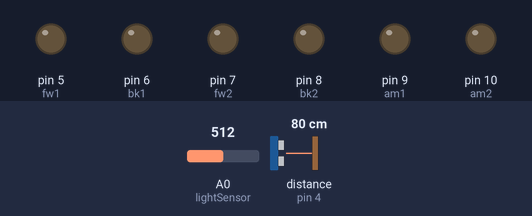
This sketch was run on a simulated Arduino Uno, built with avr-gcc and run on an emulated ATmega328P. Shown: output pins drawn as LEDs (lit = HIGH). Wiring (inferred from the names in the program): ultrasonic range finder: trigger pin 3; echo pin 4. The inputs (shaded band) are chosen by the test bench; at power-on: distance to the obstacle (sensor on pin 4) 80 cm, A0 (lightSensor) = 512. The echo pulse lasts 58.3 µs per cm; pins used as bus, display or sensor lines are not drawn; what the sketch prints to the serial monitor is not drawn.

Above: at 1.2 s.
1.3 s: distance to the obstacle (sensor on pin 4) set to 12 cm
2.8 s: distance to the obstacle (sensor on pin 4) set to 9 cm
At 3.2 s:
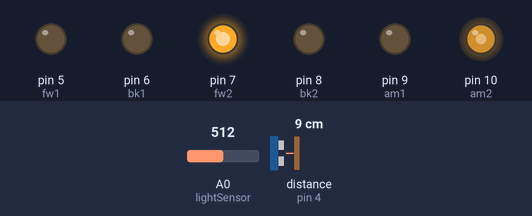
4.3 s: distance to the obstacle (sensor on pin 4) set to 60 cm
At 5.1 s:
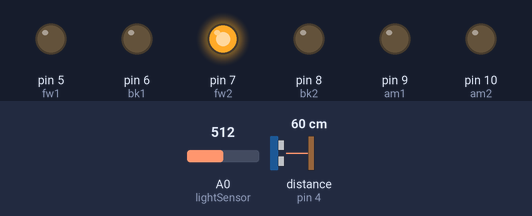
5.8 s: A0 (lightSensor) set to 63
8.8 s: A0 (lightSensor) set to 53
At 9.3 s:
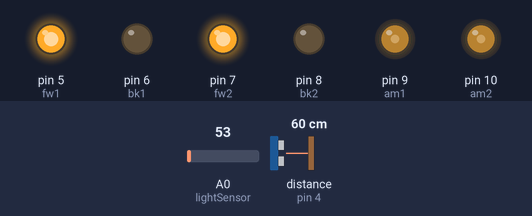
10.3 s: distance to the obstacle (sensor on pin 4) set to 2 cm
At 11.2 s:
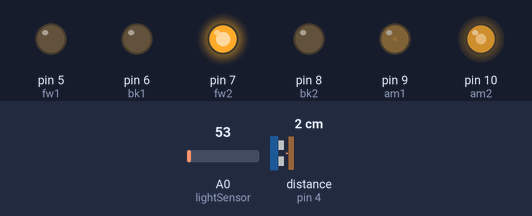
Timing chart, 0 to 12.8 s (numbered marks = the images above; inputs shaded):
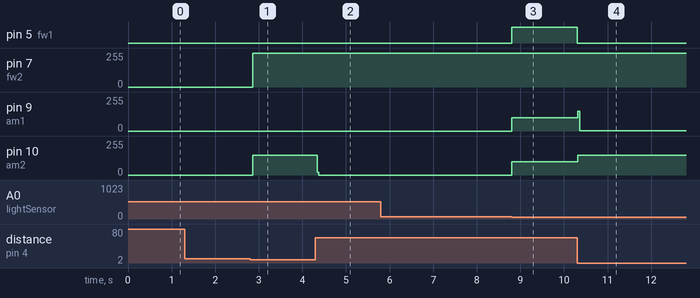

Measured:
- the behaviour switches between 11 and 10 cm on distance to the obstacle (sensor on pin 4) (found by bisection; images 0 and 1)
- the behaviour switches between 60 and 59 on A0 (lightSensor) (found by bisection; images 2 and 3)
- after the input at 2.8 s, pin 7 (fw2): 0/255 → 253/255 after 0.06 s; pin 10 (am2): 0/255 → 149/255 after 0.06 s
- after the input at 4.3 s, pin 7 (fw2): 253/255 → 255/255 at once; pin 10 (am2): 149/255 → 0/255 at once
- after the input at 8.8 s, pin 5 (fw1): LOW → HIGH at once; pin 9 (am1), pin 10 (am2): 0/255 → 100/255 at once
- after the input at 10.3 s, pin 5 (fw1): HIGH → LOW at once; pin 9 (am1): 100/255 → 1/255 at once; pin 10 (am2): 100/255 → 150/255 at once

The sketch:

Light_Chaser_Robot.ino
```cpp
const int fw1 = 5;
const int bk1 = 6;
const int fw2 = 7;
const int bk2 = 8;
const int am1 = 9;
const int am2 = 10; //motor pins, fw=forward, bk=back, am=enable
const int lightSensor = A0; //pin for light sensor
const int lightThreshold = 60;
const int pingPin = 4;
const int trigPin = 3 ;
const int minimumDist = 10;
const int timeoutChangeDir = 1000;
int changeDir = 0;

void setup() {
  Serial.begin(19200);
  Serial.println("Ready");
  pinMode(fw1,OUTPUT);
  pinMode(bk1,OUTPUT);
  pinMode(fw2,OUTPUT);
  pinMode(bk2,OUTPUT);
  pinMode(am1,OUTPUT);
  pinMode(am2,OUTPUT);
  pinMode(pingPin, INPUT);
  pinMode(trigPin, OUTPUT);
}

void motorAction(int fwm, int bkm,int anm,int motspeed) {
      if (motspeed > 0 ) {
        digitalWrite(fwm,HIGH);
        digitalWrite(bkm,LOW);
      } else if (motspeed < 0) {
        digitalWrite(fwm,LOW);
        digitalWrite(bkm,HIGH);
      } else {
        digitalWrite(fwm,LOW);
        digitalWrite(bkm,LOW);
      }
      analogWrite(anm,abs(motspeed));
}

void straight(int spd) {
  motorAction(fw1,bk1,am1,spd);
  motorAction(fw2,bk2,am2,spd);
}

void right(int spd) {
  motorAction(fw1,bk1,am1,spd);
  motorAction(fw2,bk2,am2,0);
}

void left(int spd) {
  motorAction(fw1,bk1,am1,0);
  motorAction(fw2,bk2,am2,spd);
}

void halt() {
  motorAction(fw1,bk1,am1,0);
  motorAction(fw1,bk1,am2,0);
}

bool proximity(){
  long duration;
  digitalWrite(trigPin, LOW);
  delayMicroseconds(2);
  digitalWrite(trigPin, HIGH);
  delayMicroseconds(5);
  digitalWrite(trigPin, LOW);
  duration = pulseIn(pingPin, HIGH);
  if (duration/29/2 < minimumDist) {
    return true;
  } else {
    return false;
  }
}

void loop(){
  if (analogRead(lightSensor) < lightThreshold) {
    Serial.println("FORWARD");
    straight(100);
    changeDir ++;
    if (changeDir > timeoutChangeDir) {
      right(150);
      left(-150);
      delay(500);
      changeDir = 0;
    }
  } else {
    Serial.println("HALT");
    halt();
  }
  while(proximity()) {
    Serial.println("PROXIMITY");
    right(-150);
    left(150);
  }
}
```
